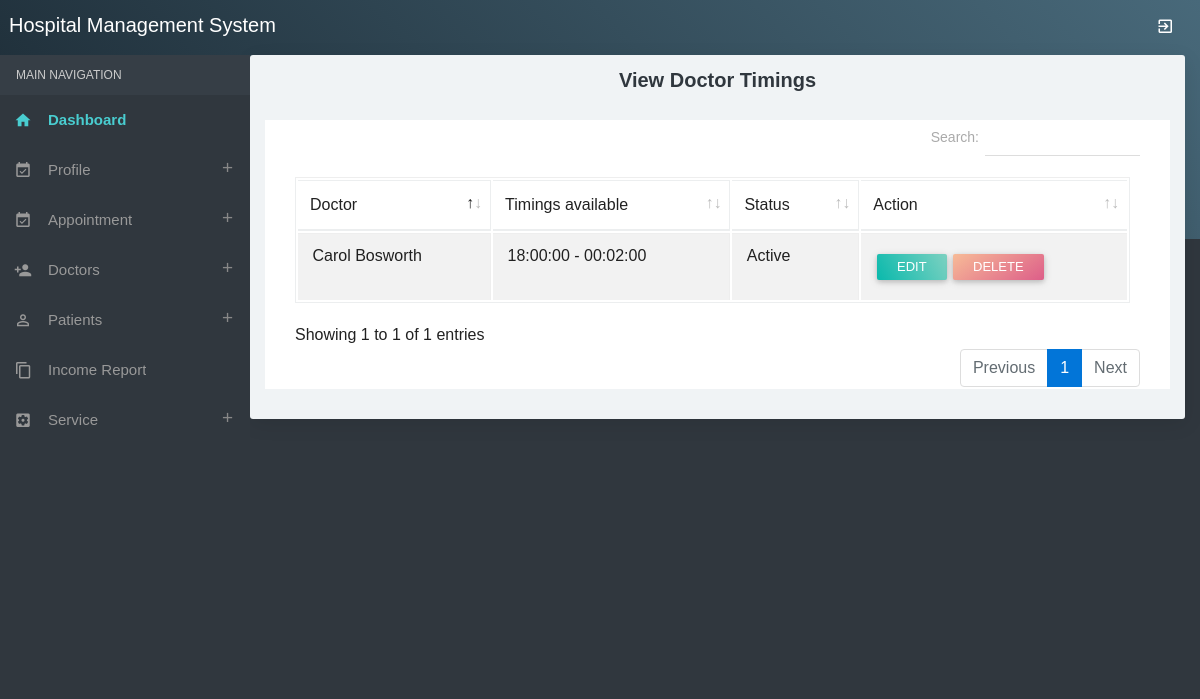
The app's page /viewdoctortimings.php (signed in) with its own data.
### tables this page shows
CREATE TABLE `doctor_timings` (
  `doctor_timings_id` int(10) NULL DEFAULT NULL,
  `doctorid` int(10) NULL DEFAULT NULL,
  `start_time` time NULL DEFAULT NULL,
  `end_time` time NULL DEFAULT NULL,
  `available_day` varchar(15) NULL DEFAULT NULL,
  `status` varchar(10) NULL DEFAULT NULL
);

CREATE TABLE `doctor` (
  `doctorid` int(10) NULL DEFAULT NULL,
  `doctorname` varchar(50) NULL DEFAULT NULL,
  `mobileno` varchar(15) NULL DEFAULT NULL,
  `departmentid` int(10) NULL DEFAULT NULL,
  `loginid` varchar(25) NULL DEFAULT NULL,
  `password` varchar(25) NULL DEFAULT NULL,
  `status` varchar(10) NULL DEFAULT NULL,
  `education` varchar(25) NULL DEFAULT NULL,
  `experience` float(11,1) NULL DEFAULT NULL,
  `consultancy_charge` float(10,2) NULL DEFAULT NULL,
  `image` varchar(100) NULL DEFAULT NULL
);

### viewdoctortimings.php (the view, shortened to what this page needs)
<?php
include("adformheader.php");
include("dbconnection.php");
?>
<div class="container-fluid">
  <div class="block-header">
    <h2 class="text-center">View Doctor Timings</h2>
  </div>
  <div class="card">
    <section class="container">
      <table class="table table-bordered table-striped table-hover js-exportable dataTable">
        <thead>
          <tr>
            <td>Doctor</td>
            <td>Timings available</td>
            <td>Status</td>
            <td>Action</td>
          </tr>
        </thead>
        <tbody>
          <?php
          $sql = "SELECT * FROM doctor_timings where doctorid='$_SESSION[doctorid]'";
          $qsql = mysqli_query($con, $sql);
          while ($rs = mysqli_fetch_array($qsql)) {
            $sqldoctor = "SELECT * FROM doctor WHERE doctorid='$rs[doctorid]'";
            $qsqldoctor = mysqli_query($con, $sqldoctor);
            $rsdoctor = mysqli_fetch_array($qsqldoctor);
            $sqldoct = "SELECT * FROM doctor_timings WHERE doctor_timings_id='$rs[doctor_timings_id]'";
            $qsqldoct = mysqli_query($con, $sqldoct);
            $rsdoct = mysqli_fetch_array($qsqldoct);
            echo "<tr>
          <td>&nbsp;$rsdoctor[doctorname]</td>
          <td>&nbsp;$rsdoct[start_time] - $rsdoct[end_time]</td>
          <td>&nbsp;$rs[status]</td>
          <td width='250'>&nbsp;<a href='doctortimings.php?editid=$rs[doctor_timings_id]' class='btn btn-raised btn-sm g-bg-cyan'>Edit</a>  <a href='viewdoctortimings.php?delid=$rs[doctor_timings_id]' class='btn btn-raised btn-sm g-bg-blush2'>Delete</a> </td>
        </tr>";
          }
          ?>
        </tbody>
      </table>
    </section>
  </div>
</div>
<?php
include("adformfooter.php");
?>

### records on screen
doctor_timings: doctorid.doctorname "Carol Bosworth", start_time "18:00:00", end_time "00:02:00", status "Active"
